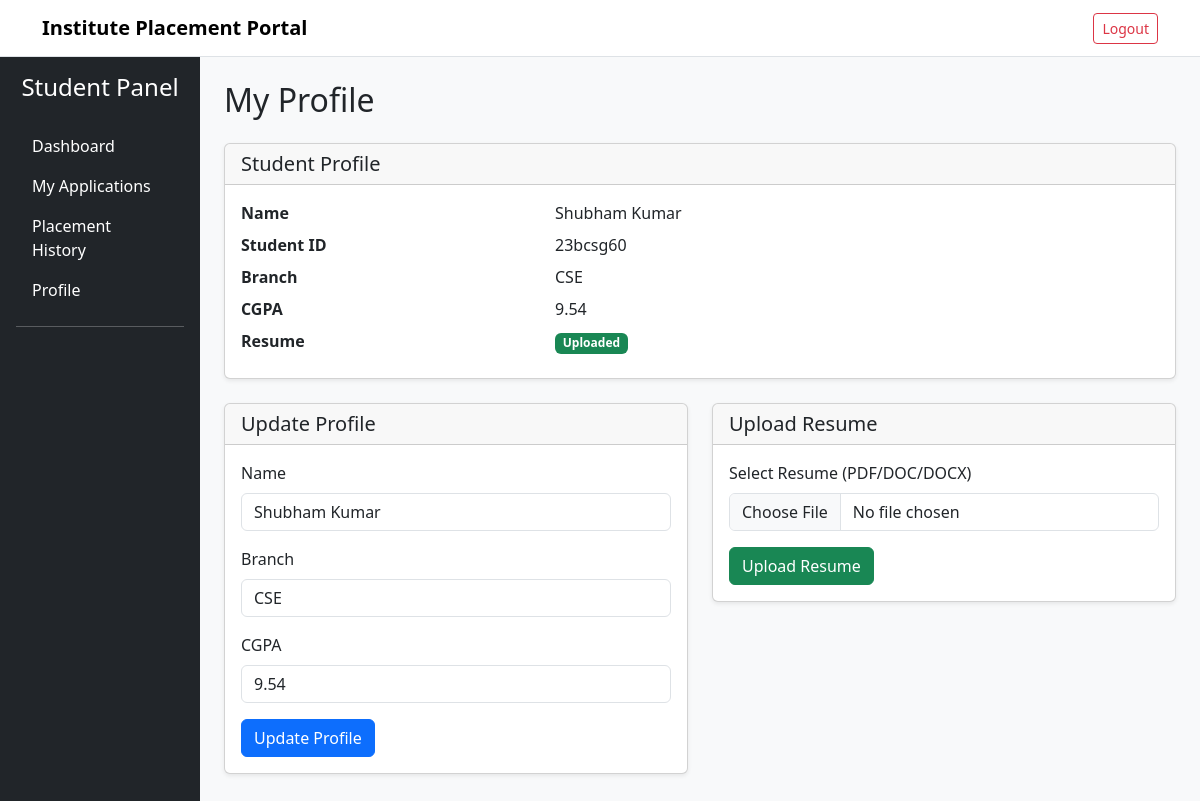
The app's page /student/profile (signed in) with its own data.
### app/models/student.py (models this page shows, shortened)
class Student(db.Model):
    __tablename__ = "students"
    id = db.Column(db.Integer, primary_key=True)
    user_id = db.Column(
        db.Integer,
        db.ForeignKey("users.id", ondelete="CASCADE"),
        nullable=False,
        unique=True,
        index=True,
    )
    student_id = db.Column(
        db.String(50),
        nullable=False,
        unique=True,
        index=True,
    )
    name = db.Column(db.String(100), nullable=False)
    branch = db.Column(db.String(50), nullable=False)
    cgpa = db.Column(db.Float, nullable=False)
    resume_path = db.Column(db.String(255), nullable=True)
    is_resume_uploaded = db.Column(
        db.Boolean,
        nullable=False,
        default=False,
    )
    is_blacklisted = db.Column(
        db.Boolean,
        nullable=False,
        default=False,
    )
    created_at = db.Column(
        db.DateTime,
        nullable=False,
        server_default=db.func.current_timestamp(),
    )
    user = db.relationship(
        "User",
        backref=db.backref("student", uselist=False),
        passive_deletes=True,
    )
    applications = db.relationship(
        "Application",
        back_populates="student",
        cascade="all, delete-orphan",
    )

### app/blueprints/student/routes.py (the view)
@student_bp.route("/profile")
@login_required
@student_required
def student_profile_view():
    student = current_user.student
    return render_template(
        "student/profile.html",
        student=student
    )

### app/extensions.py (called while the page is built)
@login_manager.user_loader #This decorator tells Flask-Login that this function will be used to load a user given their ID. When a user logs in, their ID is stored in the session. For subsequent requests, Flask-Login will call this function with the stored user ID to retrieve the user object from the database.
def load_user(user_id):
    from app.models.user import User
    return User.query.get(int(user_id))

### app/templates/student/profile.html (shortened to what this page needs)
{% extends "student/layout.html" %}
{% block student_content %}
<h2 class="mb-4">My Profile</h2>
{% include "student/components/_profile_snapshot.html" %}
<div class="row">
    <div class="col-md-6">
        <div class="card shadow-sm mb-4">
            <div class="card-header">
                <h5 class="mb-0">Update Profile</h5>
            </div>
            <div class="card-body">
                <form method="POST"
                      action="{{ url_for('student.update_student_profile_view') }}">
                    <div class="mb-3">
                        <label class="form-label">Name</label>
                        <input type="text"
                               name="name"
                               class="form-control"
                               value="{{ student.name }}"
                               required>
                    </div>
                    <div class="mb-3">
                        <label class="form-label">Branch</label>
                        <input type="text"
                               name="branch"
                               class="form-control"
                               value="{{ student.branch }}"
                               required>
                    </div>
                    <div class="mb-3">
                        <label class="form-label">CGPA</label>
                        <input type="number"
                               step="0.01"
                               min="0"
                               max="10"
                               name="cgpa"
                               class="form-control"
                               value="{{ student.cgpa }}">
                    </div>
                    <button type="submit"
                            class="btn btn-primary">
                        Update Profile
                    </button>
                </form>
            </div>
        </div>
    </div>
    <div class="col-md-6">
        <div class="card shadow-sm mb-4">
            <div class="card-header">
                <h5 class="mb-0">Upload Resume</h5>
            </div>
            <div class="card-body">
                <form method="POST"
                      action="{{ url_for('student.upload_resume_view') }}"
                      enctype="multipart/form-data">
                    <div class="mb-3">
                        <label class="form-label">
                            Select Resume (PDF/DOC/DOCX)
                        </label>
                        <input type="file"
                               name="resume"
                               class="form-control"
                               required>
                    </div>
                    <button type="submit"
                            class="btn btn-success">
                        Upload Resume
                    </button>
                </form>
            </div>
        </div>
    </div>
</div>
{% endblock %}

### app/templates/student/components/_profile_snapshot.html
<div class="card shadow-sm mb-4">
    <div class="card-header">
        <h5 class="mb-0">Student Profile</h5>
    </div>
    <div class="card-body">
        <div class="row mb-2">
            <div class="col-md-4 fw-bold">Name</div>
            <div class="col-md-8">{{ student.name }}</div>
        </div>
        <div class="row mb-2">
            <div class="col-md-4 fw-bold">Student ID</div>
            <div class="col-md-8">{{ student.student_id }}</div>
        </div>
        <div class="row mb-2">
            <div class="col-md-4 fw-bold">Branch</div>
            <div class="col-md-8">{{ student.branch }}</div>
        </div>
        <div class="row mb-2">
            <div class="col-md-4 fw-bold">CGPA</div>
            <div class="col-md-8">{{ student.cgpa }}</div>
        </div>
        <div class="row mb-2">
            <div class="col-md-4 fw-bold">Resume</div>
            <div class="col-md-8">
                {% if student.is_resume_uploaded %}
                    <span class="badge bg-success">Uploaded</span>
                {% else %}
                    <span class="badge bg-warning">Not Uploaded</span>
                {% endif %}
            </div>
        </div>
    </div>
</div>

### records on screen
Student: name "Shubham Kumar", student_id "23bcsg60", branch "CSE", cgpa "9.54"
